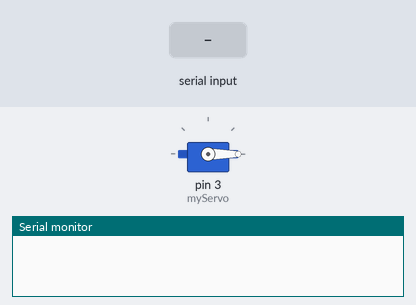
Recording of a sketch running on a simulated Arduino Uno, built with avr-gcc and run on an emulated ATmega328P. Parts: servo, the last lines printed to the serial monitor. The test bench sets the inputs (shaded band).

Above: at 1.2 s.
1.3 s: "90,45\n" received over Serial
At 1.6 s:
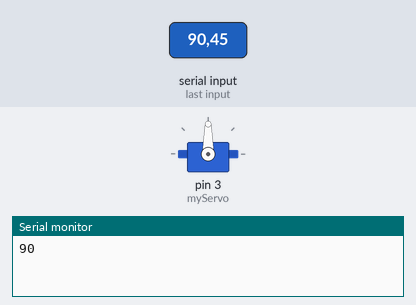
2.8 s: "30,150\n" received over Serial
At 4.0 s:
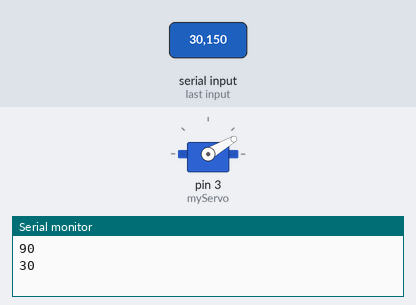
4.3 s: "90\n" received over Serial
At 5.0 s:
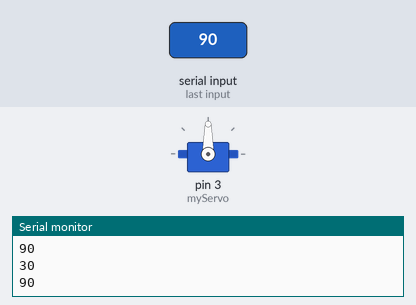
5.8 s: "200\n" received over Serial
At 8.1 s:
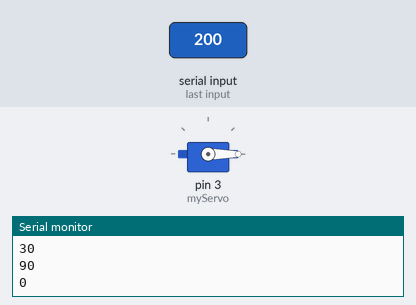
Timing chart, 0 to 9.3 s (numbered marks = the images above; inputs shaded):
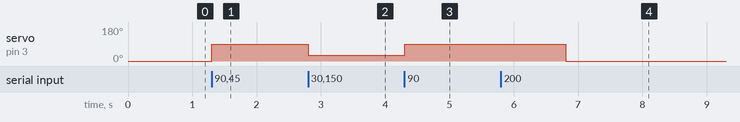

Measured:
- after the input at 1.3 s, servo on pin 3 (myServo): 0° → 90° at once
- after the input at 2.8 s, servo on pin 3 (myServo): 90° → 30° at once
- after the input at 4.3 s, servo on pin 3 (myServo): 30° → 90° at once
- after the input at 5.8 s, servo on pin 3 (myServo): 90° → 0° after 1.0 s

The sketch:

Servo_Using_Library_SerialControl.ino
```cpp
#include <Servo.h>

Servo myServo;  // Create a servo object

void setup() {
  Serial.begin(9600);
  myServo.attach(3); // Attaches the servo on pin 3 to the servo object
  myServo.write(0); //  Start at 0 degrees
}

void loop() {
  if (Serial.available()) {
    int pos = Serial.parseInt();
    if (pos >= 0 && pos <= 180) {
      myServo.write(pos);
      Serial.readStringUntil('\n'); // Empties the incoming buffer (stupid bug)
      Serial.println(pos);
      delay(15);          // waits 15ms for the servo to reach the position
    }
  }
}
```
